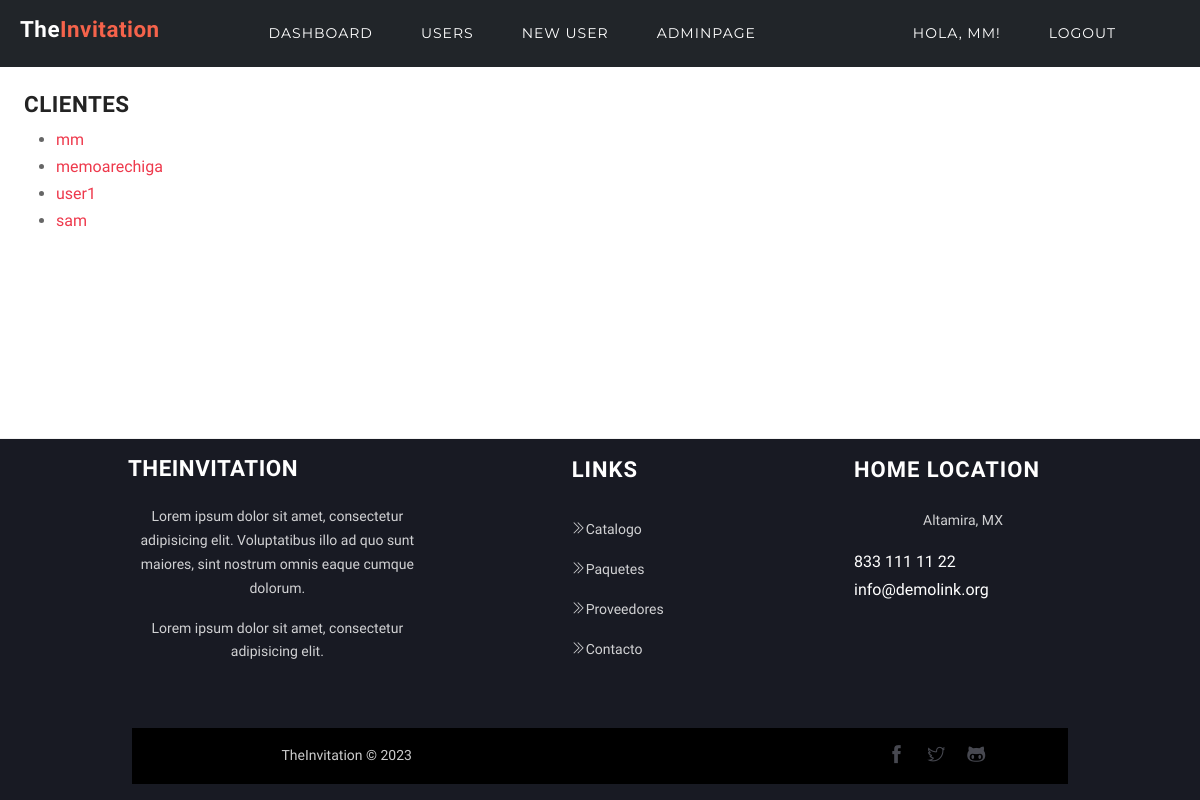
The page /profilelist/ (signed in) on the database its author committed.
### users/models.py (models this page shows, shortened)
class Profile(models.Model):
    user = models.OneToOneField(User, on_delete=models.CASCADE)
    avatar = models.ImageField(
        default='avatar.jpg', # default avatar
        upload_to='profile_avatars' # dir to store the image
        )
    paquete = models.CharField(max_length=20, default= 'Basico', choices=PAQUETES_CHOISES)
    fecha_evento = models.DateField(null=True, blank=True)
    lugar_fiesta = models.CharField(max_length=100, null=True, blank=True)
    lugar_ceremonia = models.CharField(max_length=100, null=True, blank=True)
    festejados = models.CharField(max_length=100, null=True, blank=True)
    familiares1_festejados = models.CharField(max_length=200, null=True, blank=True)
    familiares1_foto = models.ImageField(upload_to='family_album', null=True, blank=True)
    familiares2_festejados = models.CharField(max_length=200, null=True, blank=True)
    familiares2_foto = models.ImageField(upload_to='family_album', null=True, blank=True)
    testigos_festejados = models.CharField(max_length=200, null=True, blank=True)
    codigo_vestimenta = models.CharField(max_length=100, null=True, blank=True)
    mesa_regalos = models.CharField(max_length=100, null=True, blank=True)
    link_regalos = models.CharField(max_length=200, null=True, blank=True)
    slug = models.SlugField(unique=True, blank=True, null=True)
    template_invitacion = models.IntegerField(null=True, blank=True)
    pagado = models.BooleanField(default=False)
    ref_pago = models.BigIntegerField(unique=True, null=True, blank=True)

### users/views.py (the view)
# urls.py: path('profilelist/', ProfileList.as_view(), name='profilelist'),
class ProfileList(LoginRequiredMixin, ListView):
    model = Profile
    context_object_name = 'profilelist'

### users/templates/users/profile_list.html
{%extends 'base_dashboard.html'%}
{% load static %}
{%block content%}
{% if user.is_superuser %}
<div class="p-4">
	<h2>Clientes</h2>
	{% if profilelist %}
	<ul>
		{% for profiledetail in profilelist %}
            <li><a href="{% url 'profiledetail' profiledetail.id %}" >{{ profiledetail.user }}</a></li>
		{% endfor %}
	{% endif %}
    </ul>
</div>
{% endif %}
{%endblock content%}

### templates/base_dashboard.html (shortened to what this page needs)
{% load static %}
<!DOCTYPE html>
<html lang="en">
<head>
    <link rel="stylesheet" href="{% static 'css/bootstrap.css' %}">
  <link rel="stylesheet" href="{% static 'css/homepage.css' %}">
  <link rel="stylesheet" href="{% static 'plugins/icofont/icofont.min.css' %}">
  <link rel="stylesheet" href="{% static 'plugins/themify/css/themify-icons.css' %}">
  <link rel="stylesheet" href="{% static 'plugins/animate-css/animate.css' %}">
  <link rel="stylesheet" href="{% static 'plugins/magnific-popup/dist/magnific-popup.css' %}">
  <link rel="stylesheet" href="{% static 'plugins/slick-carousel/slick/slick.css' %}">
  <link rel="stylesheet" href="{% static 'plugins/slick-carousel/slick/slick-theme.css' %}">
  <link rel="stylesheet" href="{% static 'css/style.css' %}">
  <link rel="stylesheet" href="{% static 'css/styletodo.css' %}">
  <link rel="stylesheet" href="{% static 'plugins/fontawesome/css/all.css' %}">
  <link rel="stylesheet" href="https://cdnjs.cloudflare.com/ajax/libs/animate.css/4.1.1/animate.min.css"/>
  <link rel="stylesheet" href="https://unpkg.com/aos@next/dist/aos.css"/>
</head>
<body>
    <nav class="navbar navbar-dark bg-dark navbar-expand-lg">
        <div class="container-fluid">
          <a class="navbar-brand p-2" href="{% url 'index' %}">
            <h2 class=" text-capitalize text-white "></i>The<span class="text-color">Invitation</span></h2>
          </a>
          <div class="collapse navbar-collapse mx-auto " id="navbarNav">
            {% if user.is_superuser %}
            <ul class="navbar-nav mx-auto">
              <li class="nav-item px-3">
                <a class="nav-link active" aria-current="page" href="{% url 'dashboard' %}">Dashboard</a>
              </li>
              <li class="nav-item px-3">
                <a class="nav-link active" aria-current="page" href="{% url 'profilelist' %}">Users</a>
              </li>
              <li class="nav-item px-3">
                <a class="nav-link active" aria-current="page" href="{% url 'register' %}">New User</a>
              </li>
              <li class="nav-item px-3">
                <a class="nav-link active" aria-current="page" href="{% url 'admin:index' %}">AdminPage</a>
              </li>
            </ul>
            {% endif %}
            <ul class="navbar-nav justify-content-end mx-5">
              {% if user.is_authenticated %}
                <li class="nav-item px-3">
                    <a href="{% url 'dashboard' %}" class="nav-link active" >Hola, {{ user.username|default:'Guest' }}!</a>
                </li>
                <li class="nav-item px-3">
                <a class="nav-link active" href="{% url 'logout' %}">Logout</a>
              {% else %}
                  <a class="nav-link active" href="{% url 'login' %}">Login</a>
              {% endif %}
                  </li>
            </ul>
          </div>
        </div>
      </nav>
{% block content %} {% endblock content %}
<footer class="footer bg-black-50">
	<div class="container">
		<div class="row">
			<div class="col-lg-4 col-md-6 mb-5 mb-lg-0">
				<h2 class="text-white mb-4">TheInvitation</h2>
				<p>Lorem ipsum dolor sit amet, consectetur adipisicing elit. Voluptatibus illo ad quo sunt maiores, sint nostrum omnis eaque cumque dolorum.</p>
				<p>Lorem ipsum dolor sit amet, consectetur adipisicing elit.</p>
			</div>
			<div class="col-lg-2 col-md-5 mb-5 mb-lg-0 mx-auto">
				<div class="footer-widget">
					<h4 class="mb-4 text-white letter-spacing text-uppercase">Links</h4>
					<ul class="list-unstyled footer-menu lh-40 mb-0">
						<li><a href="{% url 'catalogo' %}"><i class="ti-angle-double-right mr-2"></i>Catalogo</a></li>
						<li><a href="service.html"><i class="ti-angle-double-right mr-2"></i>Paquetes</a></li>
						<li><a href="pricing.html"><i class="ti-angle-double-right mr-2"></i>Proveedores</a></li>
						<li><a href="course.html"><i class="ti-angle-double-right mr-2"></i>Contacto</a></li>
					</ul>
				</div>
			</div>
			<div class="col-lg-3 col-md-5">
				<div class="footer-widget">
					<h4 class="mb-4 text-white letter-spacing text-uppercase">Home location</h4>
					<p>Altamira, MX </p>
					<span class="text-white">833 111 11 22</span>
					<span class="text-white">info@demolink.org</span>
				</div>
			</div>
		</div>
		<div class="row align-items-center mt-5 px-3 bg-black mx-1">
			<div class="col-lg-4 mx-5">
				<p class="text-white mt-3">TheInvitation © 2023</p>
			</div>
			<div class="col-lg-6 ml-auto">
				<ul class="list-inline mb-0 footer-socials text-end">
					<li class="list-inline-item"><a href="https://www.facebook.com/themefisher"><i class="ti-facebook"></i></a></li>
					<li class="list-inline-item"><a href="https://twitter.com/themefisher"><i class="ti-twitter"></i></a></li>
					<li class="list-inline-item"><a href="https://github.com/themefisher/"><i class="ti-github"></i></a></li>
				</ul>
			</div>
		</div>
	</div>
</footer>
</body>
</html>

### coolapp/static/css/style.css (style rules this page uses)
body { line-height: 1.8; font-family: "Montserrat", sans-serif; -webkit-font-smoothing: antialiased; font-size: 16px; color: rgba(0, 0, 0, 0.6); }
h1, .h1, h2, .h2, h3, .h3, h4, .h4, h5, .h5, h6, .h6 { font-family: "Barlow Condensed", sans-serif; font-weight: 700; color: #232323; letter-spacing: 0.5px; }
h2, .h2 { font-size: 38px; text-transform: uppercase; }
h4, .h4 { font-size: 22px; line-height: 30px; }
html, body { overflow-x: hidden; width: 100%; }
.text-color { color: rgb(245, 99, 75); }
a { transition: all 0.35s ease; }
.letter-spacing { letter-spacing: 1px; }
.bg-black-50 { background: #181a23; }
.navbar-nav li { padding: 0px 10px; }
.navbar-nav .nav-link { font-family: "Montserrat", sans-serif; color: #fff; text-transform: uppercase; font-size: 14px; letter-spacing: 1px; transition: all 0.25s ease; }
.footer { padding-top: 90px; padding-bottom: 45px; }
.footer p { color: #fff; opacity: 0.8; font-size: 14px; }
.bg-black { background: #111; }
.footer-menu li a { color: #fff; opacity: 0.8; font-size: 14px; }
.lh-40 { line-height: 40px; }
.footer-socials li a { color: #fff; opacity: 0.8; }
.footer-socials li a { color: #595b65; font-size: 18px; padding-left: 10px; }

### coolapp/static/css/styletodo.css (style rules this page uses)
:root { --color-primary: #ee394c; --color-secondary: #86b7fe; --color-light: #f2f2f2; --color-gray: #ced4da; --color-dark: #212121; --color-white: #ffffff; --color-error: #e2442f; --color-warning: #ffc900; --color-info: #02a2b9; --color-success: #1ba345; --color-input: #00d1b2; --border-radius: 5px; }
* { margin: 0; padding: 0; box-sizing: border-box; text-rendering: optimizeLegibility; }
html, body { height: 100%; }
body { font-family: 'Dosis', sans-serif; font-size: 1rem; line-height: 1.7; display: flex; flex-direction: column; }
h2 { font-size: 1.4rem; }
a { color: var(--color-primary); text-decoration: none; }
.container { max-width: 960px; margin: 0 auto; padding: 0.5rem; }
.footer p { text-align: center; }
.footer { margin-top: auto; padding: 0.5rem 0; border-top: solid 1px var(--color-light); }

### rows shown on the page
Profile: user "mm"
Profile: user "memoarechiga"
Profile: user "user1"
Profile: user "sam"

### other values the page prints
{{ user.username|default:'Guest' }} "MM"
